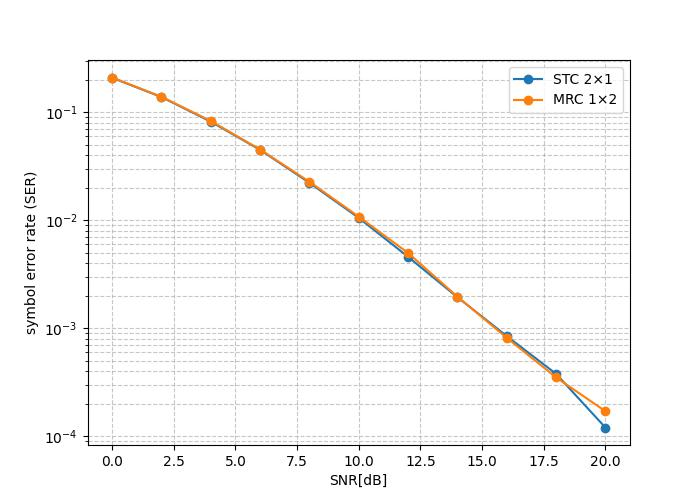

This chart was generated by the following Python code:
import numpy as np
import matplotlib.pyplot as plt

from ex2_q1 import simulate_mrc_qpsk

# -------------------------------------------
# STC vs MRC (Matrix Form)
# -------------------------------------------

def qpsk_mod(bits):
    """
    Gray-coded QPSK mapping.
    bits: shape (2, ...)
    """
    b0 = bits[0]
    b1 = bits[1]
    # Map bits to QPSK symbols
    # (00)-> +1+1j, (01)-> +1-1j, (11)-> -1-1j, (10)-> -1+1j
    symbols = (1 - 2*b0) + 1j*(1 - 2*b1)
    # Normalize to unit power
    return symbols / np.sqrt(2)

def simulate_stc_qpsk(snr_db_values, num_symbols=200000):
    ser = []
    T = 2 # two time slots
    Ntx = 2
    # Generate random QPSK bits and symbols (matrix form)
    bits = np.random.randint(0, 2, (2, T, num_symbols))       # shape (2, T, N)
    s = qpsk_mod(bits)                                     # shape (T, N), two time slots
        
    for snr_db in snr_db_values:
        snr = 10**(snr_db / 10)
        noise_var = 1 / (2 * snr)   # QPSK normalization
        
        # Rayleigh fading (matrix form)
        h = (np.random.randn(Ntx, num_symbols) + 1j*np.random.randn(Ntx, num_symbols)) / np.sqrt(2)
        
        # Noise
        n = (np.random.randn(T, num_symbols) + 1j*np.random.randn(T, num_symbols)) * np.sqrt(noise_var)
        
        # Received signal
        
        r0 = s[0]*h[0] + s[1]*h[1] + n[0]
        r1 = -np.conj(s[1])*h[0] + np.conj(s[0])*h[1] + n[1]
        
        # STC (vectorized), normalization does not affect on estimation in QPSK
        s0_hat = r0 * np.conj(h[0]) + np.conj(r1) * h[1]
        s1_hat = r0 * np.conj(h[1]) - np.conj(r1) * h[0]
        r_comb = np.stack((s0_hat, s1_hat), axis=0)
        
        # QPSK detection (slicing real & imag signs)
        s_hat = np.sign(np.real(r_comb)) + 1j*np.sign(np.imag(r_comb))
        s_hat = s_hat / np.sqrt(2)
        
        # Symbol errors
        errors = np.sum(s_hat != s)
        ser.append(errors / s.size)
        
    return ser


# -------------------------------------------
# Run Simulation
# -------------------------------------------
SNR_dB = np.arange(0, 21, 2)

results_stc = simulate_stc_qpsk(SNR_dB)
results_mrc = simulate_mrc_qpsk(2, SNR_dB)
# -------------------------------------------
# Plot
# -------------------------------------------
plt.figure(figsize=(7,5))
plt.semilogy(SNR_dB, results_stc, marker='o', label=f"STC 2×1")
plt.semilogy(SNR_dB, results_mrc, marker='o', label=f"MRC 1×2")

plt.grid(True, which="both", linestyle='--', alpha=0.7)
plt.xlabel("SNR[dB]")
plt.ylabel("symbol error rate (SER)")
plt.legend()
plt.savefig("ex2_q2.jpg")
